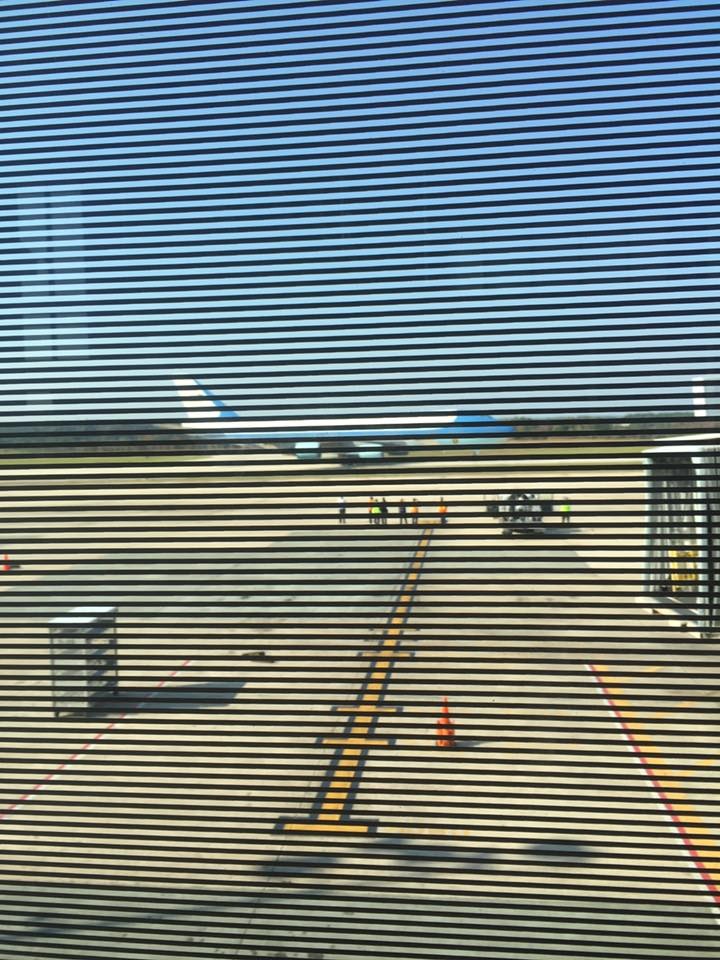
#> input picture Task-2/AF1.jpg, 720 x 960 px
$ jupyter execute q2.ipynb   (older library calls are emulated)
#> lines starting #> are read from the running program, lines starting #| are printed output that depends on the picture
#> further down, image is the input picture: shape (960, 720, 3); mean B, G, R 127.6, 127.1, 113.2
[cell 1]
import cv2
import numpy as np
import matplotlib.pyplot as plt
import os
import math

[cell 2]
data_dir = "./Task-2"
image_path = os.path.join(data_dir, "AF1.jpg")

[cell 3]
def bgr_to_rgb(image):
    return cv2.cvtColor(image, cv2.COLOR_BGR2RGB)

[cell 4]
def plot_images(images, titles=None, cols=3, figsize=(15, 10)):
    # Number of images
    num_images = len(images)

    # Calculate number of rows
    rows = math.ceil(num_images / cols)

    # Create the subplot grid
    fig, axes = plt.subplots(rows, cols, figsize=figsize)
    axes = axes.ravel()  # Flatten the 2D grid of axes to iterate over

    # Loop through each image and corresponding axis
    for i in range(rows * cols):
        if i < num_images:
            # Display image
            axes[i].imshow(images[i], cmap='gray' if len(images[i].shape) == 2 else None)

            # Add title if provided
            if titles:
                axes[i].set_title(titles[i], fontsize=12)
        else:
            # Hide any unused subplot
            axes[i].axis('off')

        # Remove axes for clarity
        axes[i].axis('off')

    # Adjust layout for better spacing
    plt.tight_layout()
    plt.show()

[cell 5]
def remove_blinds(image):
    """
    Apply Gabor filter to detect horizontal structures in color images
    """

    kernel_size = 37
#> kernel_size = 37

    # Create Gabor kernel for horizontal line detection
    gabor_kernel = cv2.getGaborKernel(
        ksize=(kernel_size, kernel_size),
        sigma=3.0,
        theta=0,
        lambd=17.5,
        gamma=0.5,
        psi=0,
        ktype=cv2.CV_32F
    )
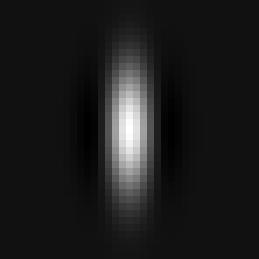
#> gabor_kernel: shape (37, 37) float32 (shown 7 times larger); min -0.0746, max 1, mean 0.0462; drawn with min black and max white

    # Process each channel separately
    filtered_channels = []

    for channel in cv2.split(image):
        # Compute the Fourier Transform of the input channel
        dft_image = np.fft.fft2(channel)
        # Shift the zero frequency to the center
        dft_image_shifted = np.fft.fftshift(dft_image)

        # Compute the Fourier Transform of the Gabor filter
        padded_gabor_kernel = np.zeros_like(channel, dtype=np.float64)
        k_center = kernel_size // 2
        padded_gabor_kernel[:kernel_size, :kernel_size] = gabor_kernel
        padded_gabor_kernel = np.roll(padded_gabor_kernel, -k_center, axis=0)
        padded_gabor_kernel = np.roll(padded_gabor_kernel, -k_center, axis=1)
        dft_gabor_kernel = np.fft.fft2(padded_gabor_kernel)
        dft_gabor_kernel_shifted = np.fft.fftshift(dft_gabor_kernel)

        # Perform element-wise multiplication in the frequency domain
        filtered_dft = dft_image_shifted * dft_gabor_kernel_shifted

        # Inverse Fourier Transform to get the filtered image back in spatial domain
        filtered_dft_shifted_back = np.fft.ifftshift(filtered_dft)
        filtered_image = np.fft.ifft2(filtered_dft_shifted_back)
        filtered_image_real = np.real(filtered_image)  # Take only the real part

        # Normalize the filtered channel to the range [0, 255]
        filtered_channel_normalized = cv2.normalize(filtered_image_real, None, 0, 255, cv2.NORM_MINMAX)
        filtered_channel_normalized = filtered_channel_normalized.astype(np.uint8)

        # Denoise
        filtered_channel_normalized = cv2.fastNlMeansDenoising(filtered_channel_normalized)

        filtered_channels.append(filtered_channel_normalized)
#> this loop made 3 passes
#> pass 1, in remove_blinds, `filtered_image_real = np.real(filtered_image)`:
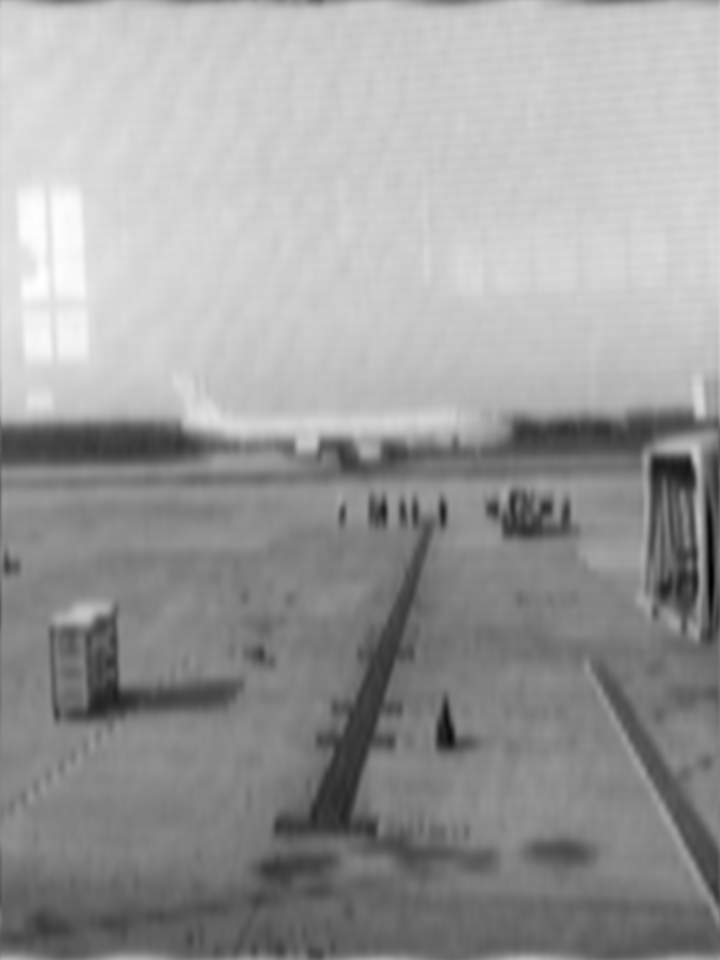
#> filtered_image_real: shape (960, 720) float64; min 1853.6, max 11992, mean 8059.9; drawn with min black and max white
#> after the loop:
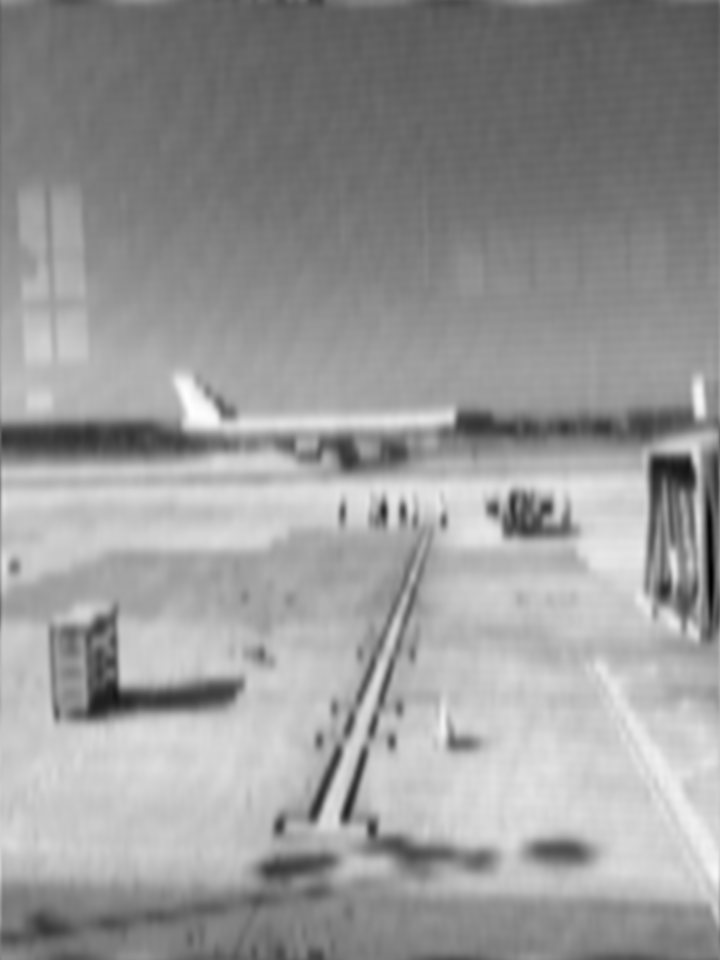
#> filtered_image_real: shape (960, 720) float64; min 1934.1, max 10656.1, mean 7153.3; drawn with min black and max white
#> after the loop, filtered_channels = 3 items

    # Merge the processed channels back together
    return bgr_to_rgb(cv2.merge(filtered_channels))
#> in bgr_to_rgb (call 2), `return cv2.cvtColor(image, cv2.COLOR_BGR2RGB)`:
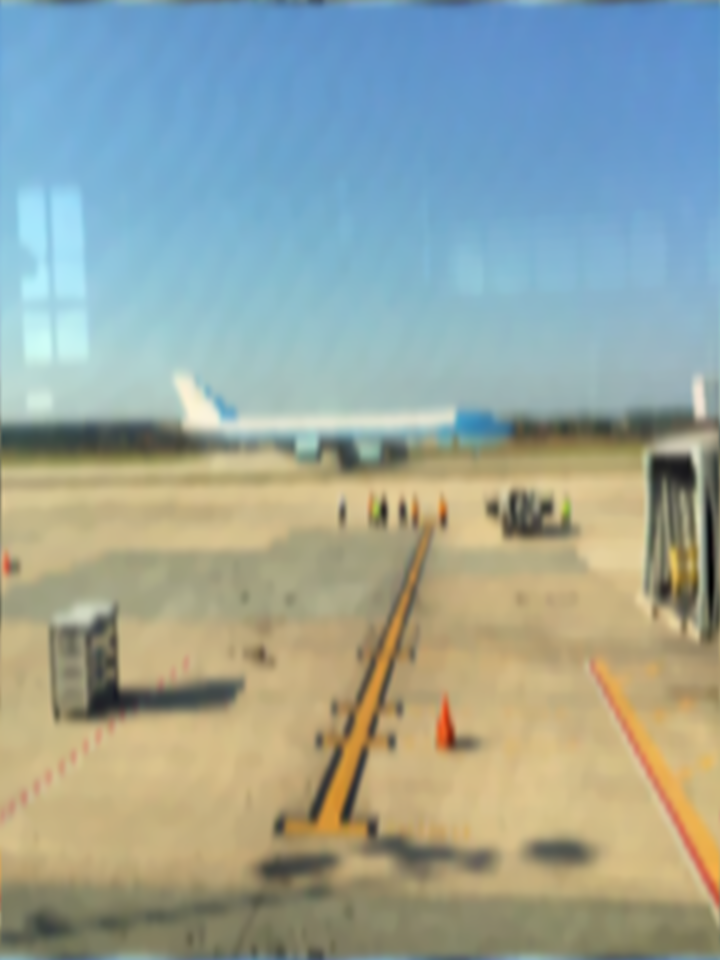
#> returned value: shape (960, 720, 3); mean R, G, B 152.1, 164.7, 155.6

[cell 6]
image = cv2.imread(image_path)

plot_images([bgr_to_rgb(image), remove_blinds(image)])
#> in plot_images, `num_images = len(images)`: num_images = 2
#> in plot_images, `rows = math.ceil(num_images / cols)`: rows = 1
